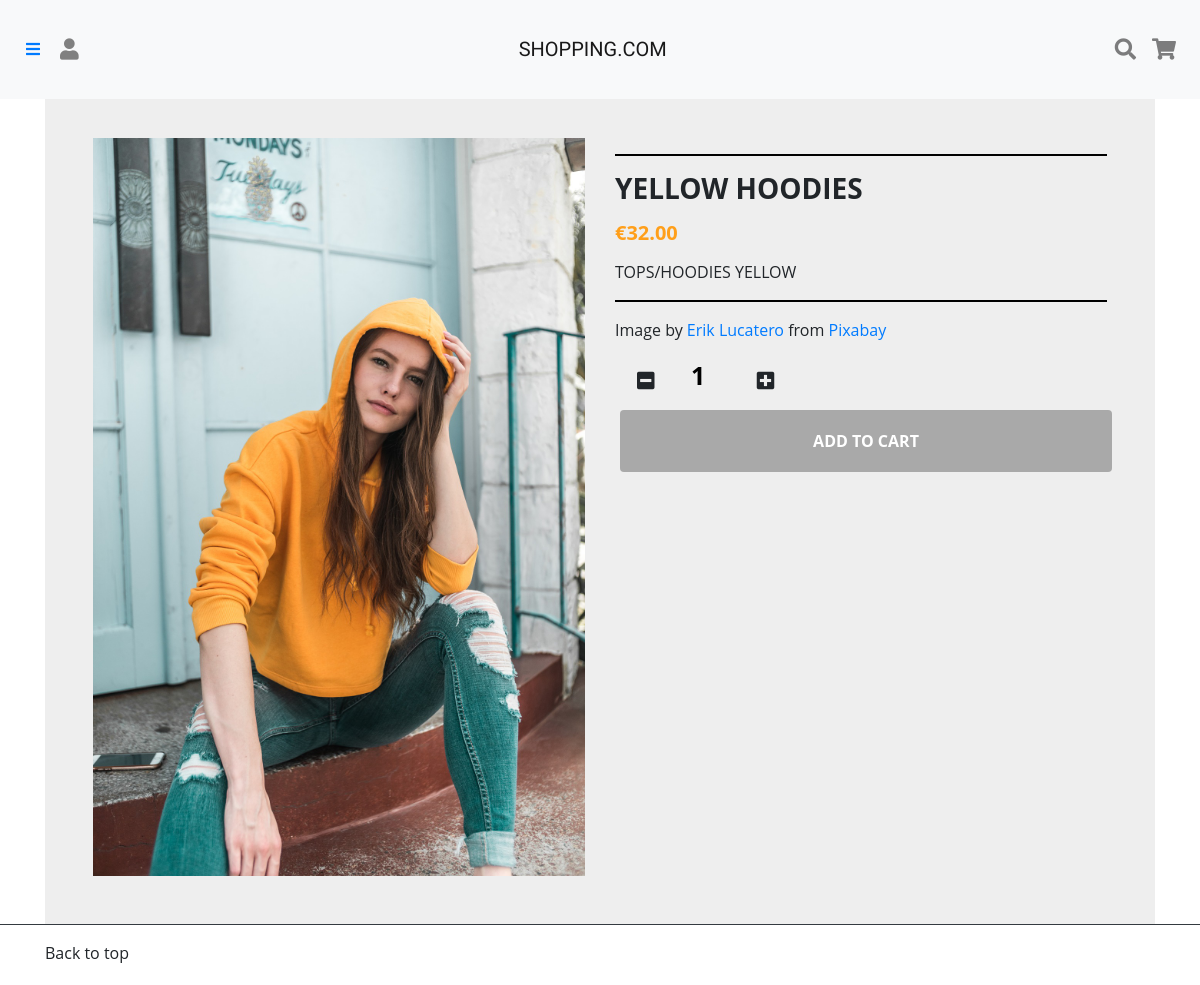
Screenshot of /product/viewProduct.php?productNo=1003 with the database file from the repository.
### tables this page shows
CREATE TABLE Product(
p_id INT(6) UNSIGNED AUTO_INCREMENT PRIMARY KEY,
p_name VARCHAR(30) NOT NULL,
p_category VARCHAR(30) NOT NULL,
p_sub VARCHAR(30) NOT NULL,
p_colour VARCHAR(30) NOT NULL,
p_price DECIMAL(5,2) NOT NULL,
p_quantity INT(6) NOT NULL,
p_description VARCHAR(1000)
);

### src/controller/Product_cont.php (called while the page is built, shortened)
<?php
	include 'Controller.php';
	class Product_Controller extends Controller{
		public function __construct(){
			$this->model= new Product_model();
		}
    	public function productView(){
    		$pid = $_REQUEST['productNo'];
    		$product = $this->model->selectProduct($pid);
    		require_once $_SERVER["DOCUMENT_ROOT"]."/view/header.php";
			require_once $_SERVER["DOCUMENT_ROOT"]."/view/product_detail.php";
			require_once $_SERVER["DOCUMENT_ROOT"]."/view/footer.php";
		}
	}

### src/product/viewProduct.php (called while the page is built)
<?php
  include $_SERVER["DOCUMENT_ROOT"].'/controller/Product_cont.php';
  include $_SERVER["DOCUMENT_ROOT"].'/model/Product_model.php';
  $controller = new Product_Controller();
  $controller -> productView();
?>

### src/model/Model.php (called while the page is built, shortened)
<?php
	class Model{
		private $host = 'db';
		private $dbuser ='d1234';
		private $dbpwd = '1234';
		private $database = 'mysql';
		public function __construct(){
			try{
				$this->pdo = new PDO("mysql:host=$this->host;dbname=$this->database", $this->dbuser, $this->dbpwd);
			}catch(PDOException $e){
				echo 'Could not connect: '. $e -> getMessage();
			}
		}
	}

### src/model/Product_model.php (called while the page is built, shortened)
<?php
	include 'Model.php';
	class Product_Model extends Model{
		function selectProduct($pid){
			$sql = "SELECT * from Product where p_id = '$pid'";
			$stmt = $this->pdo->prepare($sql);
			$stmt->execute();
			return $stmt->fetch();
		}
	}

### src/view/product_detail.php (the view, shortened to what this page needs)
<main id="main product-main">
	<div class="container">
		<div class="card-detail">
			<div class="container-fliud">
				<div class="wrapper row">
					<div class="preview col-md-6">
						<div class="preview-pic tab-content">
						  	<?php
		            		$image_src = "/public/img/{$product['p_category']}/{$product['p_id']}.jpg";
		        			?>
							<img class="img-detail" src=<?php echo $image_src;?>>
						</div>
					</div>
					<div class="details col-md-6">
						<hr style="width: 100%; color: black; height: 1px; background-color:black;" />
						<h3 class="product-title"><?php echo $product['p_name'];?></h3>
						<h5 class="price"><span>€<?php echo $product['p_price'];?></span></h5>
						<div class="rows">
							<span class="info"><?php echo $product['p_category'];?>/<?php echo $product['p_sub'];?></span>
							<span class="info text-right"><?php echo $product['p_colour'];?></span>
						</div>
						<hr style="width: 100%; color: black; height: 1px; background-color:black;" />
						<p class="product-description"><?php echo $product['p_description'];?></p>
						<div class="row">
				 			<div class="col-md-6 product-qty">
				  				<span class="btn btn-default btn-lg btn-qty minus">
				  					<span class="fas fa-minus-square" aria-hidden="true"></span>
				  				</span>
				  				<input type="number" class="count p-quantity text-center" value="1">
				  				<span class="btn btn-default btn-lg btn-qty plus">
				   					<span class="fas fa-plus-square" aria-hidden="true"></span>
				  				</span>
				  			</div>
			 			</div>
						<div class="action">
							<?php if ((isset($_SESSION['user']))&&($_SESSION['user']=='Admin')):?>
							<?php $id = $product['p_id']; $cat = "'".$product['p_category']."'";?>
				  				<div class="row">
				 					<div class="col-md-12 text-center">
				  						<button class="btn btn-dark btn-block cbutton" onclick="location.href='/product/modifyProduct.php?pid='+<?php echo $id?>">
							   				Modify Product
				  						</button>
				 					</div>
				 				</div>
				 				<div class="row">
				 					<div class="col-md-12 text-center">
				  						<button class="btn btn-dark btn-block cbutton mt-auto" onclick="javascript:deleteObject(<?php echo$cat;?>,<?php echo $id;?>)">
				  							Delete Product
				  						</button>
				 					</div>
				 				</div>
			  				<?php else: ?>
				  				<div class="row">
				 					<div class="col-md-12 text-center">
				 						<?php if (isset($_SESSION['user'])):?>
				  							<button id = "addcart" class="btn addcart btn-dark btn-block cbutton" value="Add to Cart">Add to Cart
				  						<?php else:?>
				  							<button id = "addcart-notlogin" class="btn addcart-notlogin btn-dark btn-block cbutton">Add to Cart
				  						<?php endif;?>
				  						</button>
				 					</div>
				 				</div>
			  				<?php endif?>
						</div>
					</div>
				</div>
			</div>
		</div>
	</div>
</main>

### src/public/css/styles.css (style rules this page uses)
main { margin-top:5%; }
.count { color: #000; display: inline-block; width:50px; font-size: 25px; font-weight: 700; line-height: 30px; padding: 0 2px; text-align: center; background: transparent; border-top: transparent !important; border-left: transparent !important; border-right: transparent !important; border-bottom: transparent !important; }
span { -webkit-user-select: none; -moz-user-select: none; -ms-user-select: none; }

### src/public/css/grid.css (style rules this page uses)
.container { display:flex; }
.btn { margin : 5px; }
img { max-width: 100%; }
.preview { display: -webkit-box; display: -webkit-flex; display: -ms-flexbox; display: flex; -webkit-box-orient: vertical; -webkit-box-direction: normal; -webkit-flex-direction: column; -ms-flex-direction: column; flex-direction: column; }
.preview-pic { -webkit-box-flex: 1; -webkit-flex-grow: 1; -ms-flex-positive: 1; flex-grow: 1; }
.tab-content { overflow: hidden; }
.tab-content img { width: 100%; }
.card-detail { margin-top: 30px; background: #eee; padding: 3em; line-height: 1.5em; }
@media screen and (min-width: 997px) { .wrapper { display: -webkit-box; display: -webkit-flex; display: -ms-flexbox; display: flex; } }
.details { display: -webkit-box; display: -webkit-flex; display: -ms-flexbox; display: flex; -webkit-box-orient: vertical; -webkit-box-direction: normal; -webkit-flex-direction: column; -ms-flex-direction: column; flex-direction: column; }
.product-title, .price { text-transform: UPPERCASE; font-weight: bold; }
.info { text-transform: UPPERCASE; }
.checked, .price span { color: #ff9f1a; }
.product-title, .rating, .product-description, .price, .vote, .sizes { margin-bottom: 15px; }
.product-title { margin-top: 0; }
.cbutton, .like { background: #a9a9a9; padding: 1.2em 1.5em; border: none; text-transform: UPPERCASE; font-weight: bold; color: #fff; -webkit-transition: background .3s ease; transition: background .3s ease; }

### rows the page displays
product: p_category+p_id (picture), p_name "YELLOW HOODIES", p_price "32.00", p_category "TOPS", p_sub "HOODIES", p_colour "YELLOW", p_description "Image by Erik Lucatero from Pixabay"
